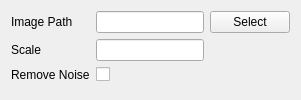
          <widget class="QWidget" name="modeling_single_image">
           <layout class="QFormLayout" name="formLayout_5">
            <item row="0" column="0">
             <widget class="QLabel" name="single_image_path_label">
              <property name="text">
               <string>Image Path</string>
              </property>
             </widget>
            </item>
            <item row="0" column="1">
             <layout class="QHBoxLayout" name="single_image_path_layout">
              <item>
               <widget class="QLineEdit" name="single_image_path_field"/>
              </item>
              <item>
               <widget class="QPushButton" name="single_image_path_select_button">
                <property name="focusPolicy">
                 <enum>Qt::ClickFocus</enum>
                </property>
                <property name="text">
                 <string>Select</string>
                </property>
               </widget>
              </item>
             </layout>
            </item>
            <item row="1" column="0">
             <widget class="QLabel" name="single_image_scale_label">
              <property name="text">
               <string>Scale</string>
              </property>
             </widget>
            </item>
            <item row="1" column="1">
             <widget class="QLineEdit" name="single_image_scale_field">
              <property name="sizePolicy">
               <sizepolicy hsizetype="Fixed" vsizetype="Fixed">
                <horstretch>0</horstretch>
                <verstretch>0</verstretch>
               </sizepolicy>
              </property>
              <property name="focusPolicy">
               <enum>Qt::ClickFocus</enum>
              </property>
             </widget>
            </item>
            <item row="2" column="0">
             <widget class="QLabel" name="single_image_denoise_label">
              <property name="text">
               <string>Remove Noise</string>
              </property>
             </widget>
            </item>
            <item row="2" column="1">
             <widget class="QCheckBox" name="single_image_denoise_checkbox">
              <property name="focusPolicy">
               <enum>Qt::ClickFocus</enum>
              </property>
             </widget>
            </item>
           </layout>
          </widget>
